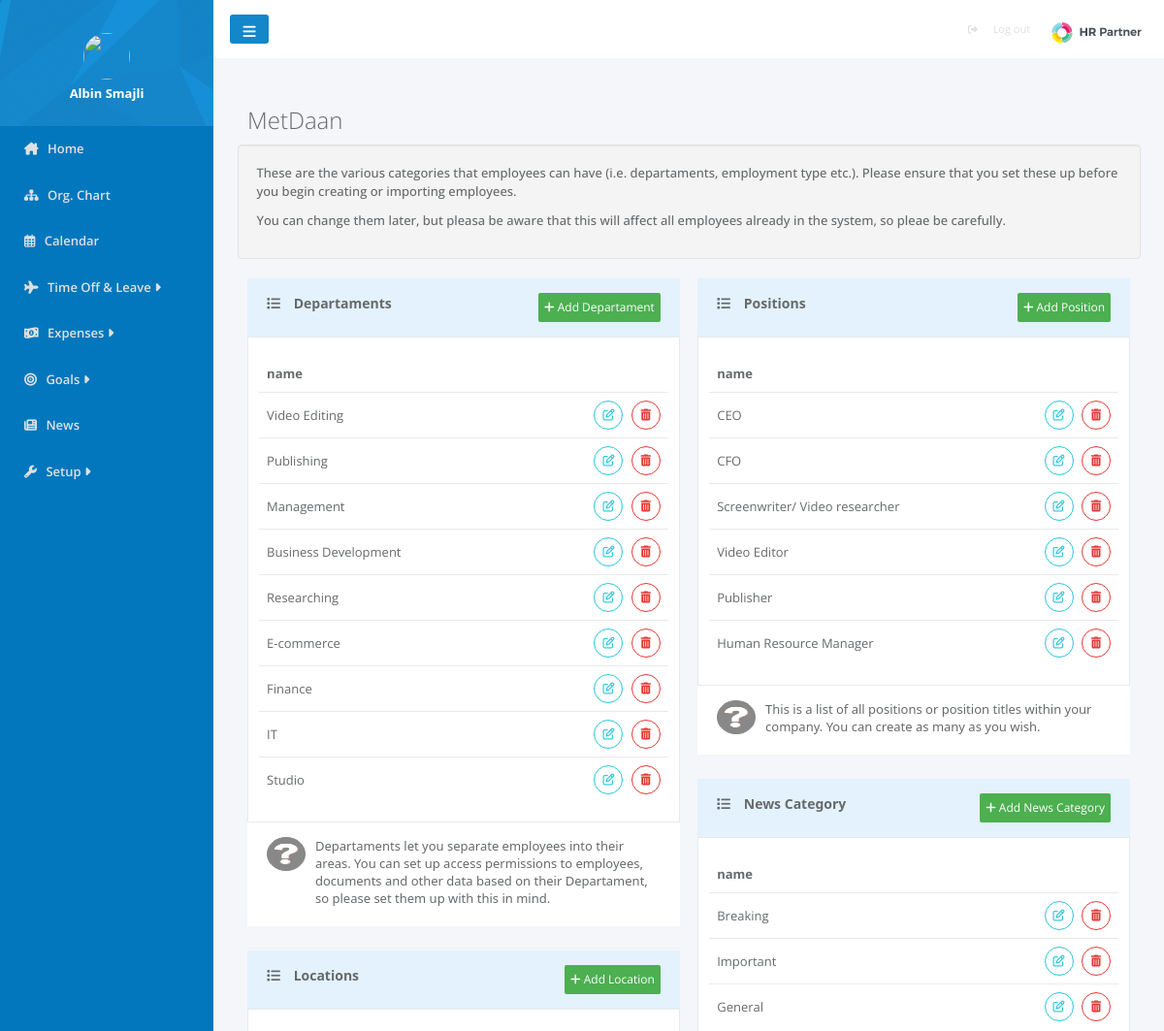
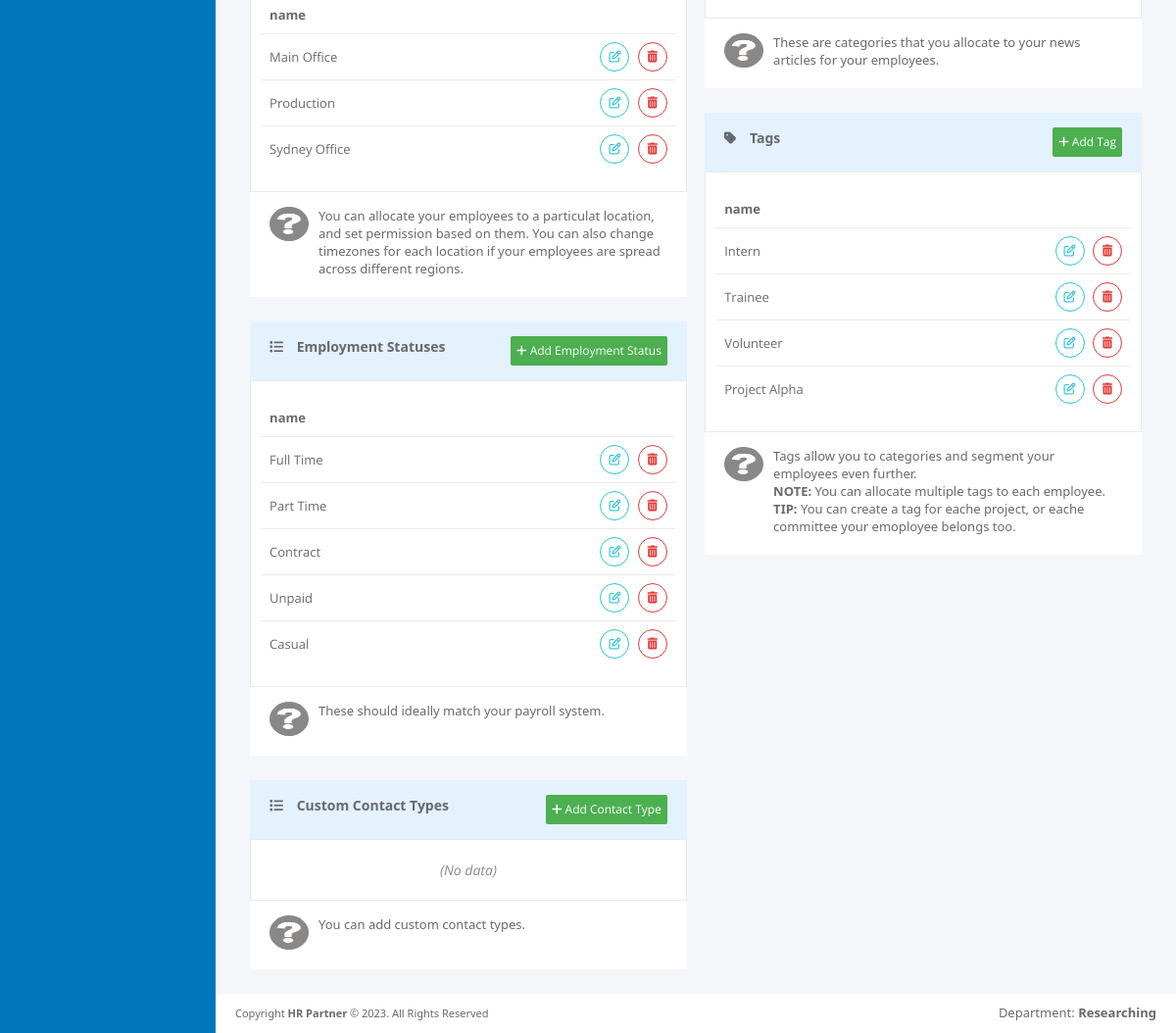
Screenshot of /pages/categories.php (signed in) with the database file from the repository (2 pictures, top to bottom).
### tables this page shows
CREATE TABLE `departament` (
  `departament_id` int(11) NOT NULL,
  `departament_name` varchar(100) NOT NULL,
  `company_id` int(11) NOT NULL
);

CREATE TABLE `locations` (
  `location_id` int(11) NOT NULL,
  `location_name` varchar(200) NOT NULL,
  `country` varchar(200) NOT NULL,
  `timezone` varchar(500) NOT NULL,
  `company_id` int(11) NOT NULL
);

CREATE TABLE `employmentstatuses` (
  `employmentstatus_id` int(11) NOT NULL,
  `employmentstatus_name` varchar(200) NOT NULL,
  `company_id` int(11) NOT NULL
);

CREATE TABLE `position` (
  `position_id` int(11) NOT NULL,
  `position_name` varchar(100) NOT NULL,
  `company_id` int(11) NOT NULL
);

CREATE TABLE `newscategories` (
  `newscategory_id` int(11) NOT NULL,
  `newscategory_name` varchar(200) NOT NULL,
  `company_id` int(11) NOT NULL
);

CREATE TABLE `tags` (
  `tag_id` int(11) NOT NULL,
  `tag_name` varchar(200) NOT NULL,
  `company_id` int(11) NOT NULL
);

### pages/categories.php (the view, shortened to what the rows shown need)
<?php
include './categoriesLogic.php'
    ?>
<html lang="en">
<head>
    <link rel="stylesheet" href="../css/categories.css">
    <link href="https://cdn.jsdelivr.net/npm/bootstrap@5.3.1/dist/css/bootstrap.min.css" rel="stylesheet"
>
</head>
<body style="background-color: #F4F6FA;">
        <?php include '../template/adminSidebar.php' ?>
    <div class="content">
        <div class="authUserHead">
            <?php echo "<h2>" . $_SESSION['company_name'] . "</h2>"; ?>
        </div>
        <div class="categories">
            <div class="categories-left">
                <div class="categories-tables">
                    <div class="categories-tables-body">
                        <?php if (empty($departaments)) { ?>
                            <p class="NoData"><i> (No data) </i></p>
                        <?php } else { ?>
                        <table class="categories-table">
                            <thead>
                                <tr>
                                    <th>name</th>
                                </tr>
                            </thead>
                            <tbody>
                                <?php foreach ($departaments as $departament): ?>
                                    <tr>
                                        <td><?= $departament['departament_name'] ?></td>
                                        <td>
                                            <a data-bs-toggle="modal"
                                                data-bs-target="#editDepartamentModal<?= $departament['departament_id'] ?>"
                                                data-bs-whatever="@mdo" class="editCategory"> <i class="fa fa-edit"></i>
                                            </a>
                                            <a data-bs-toggle="modal"
                                                data-bs-target="#deleteDepartamentModal<?= $departament['departament_id'] ?>"
                                                data-bs-whatever="@mdo" class="deleteCategory"><i class="fa fa-trash"></i>
                                            </a>
                                        </td>
                                    </tr>
                                <?php endforeach; ?>
                            </tbody>
                        </table>
                        <?php } ?>
                    </div>
                </div>
                <div class="categories-tables">
                    <div class="categories-tables-body">
                        <?php if (empty($locations)) { ?>
                            <p class="NoData"><i> (No data) </i></p>
                        <?php } else { ?>
                        <table class="categories-table">
                            <thead>
                                <tr>
                                    <th>name</th>
                                </tr>
                            </thead>
                            <tbody>
                                <?php foreach ($locations as $location): ?>
                                    <tr>
                                        <td><?= $location['location_name'] ?></td>
                                        <td>
                                            <a data-bs-toggle="modal"
                                                data-bs-target="#editLocationModal<?= $location['location_id'] ?>"
                                                data-bs-whatever="@mdo" class="editCategory"> <i class="fa fa-edit"></i>
                                            </a>
                                            <a data-bs-toggle="modal"
                                                data-bs-target="#deleteLocationModal<?= $location['location_id'] ?>"
                                                data-bs-whatever="@mdo" class="deleteCategory"> <i
                                                    class="fa fa-trash"></i></a>
                                        </td>
                                    </tr>
                                <?php endforeach; ?>
                            </tbody>
                        </table>
                        <?php } ?>
                    </div>
                </div>
                <div class="categories-tables">
                    <div class="categories-tables-body">
                        <?php if (empty($employmentStatuses)) { ?>
                            <p class="NoData"><i> (No data) </i></p>
                        <?php } else { ?>
                        <table class="categories-table">
                            <thead>
                                <tr>
                                    <th>name</th>
                                </tr>
                            </thead>
                            <tbody>
                                <?php foreach ($employmentStatuses as $empStatus): ?>
                                    <tr>
                                        <td><?= $empStatus['employmentstatus_name'] ?></td>
                                        <td>
                                            <a data-bs-toggle="modal"
                                                data-bs-target="#editEmploymentStatusesModal<?= $empStatus['employmentstatus_id'] ?>"
                                                data-bs-whatever="@mdo" class="editCategory"> <i class="fa fa-edit"></i>
                                            </a>
                                            <a data-bs-toggle="modal"
                                                data-bs-target="#deleteEmploymentStatusesModal<?= $empStatus['employmentstatus_id'] ?>"
                                                data-bs-whatever="@mdo" class="deleteCategory"> <i
                                                    class="fa fa-trash"></i></a>
                                        </td>
                                    </tr>
                                <?php endforeach; ?>
                            </tbody>
                        </table>
                        <?php } ?>
                    </div>
                </div>
            </div>
            <div class="categories-right">
                <div class="categories-tables">
                    <div class="categories-tables-body">
                         <?php if (empty($positions)) { ?>
                            <p class="NoData"><i> (No data) </i></p>
                        <?php } else { ?>
                        <table class="categories-table">
                            <thead>
                                <tr>
                                    <th>name</th>
                                </tr>
                            </thead>
                            <tbody>
                                <?php foreach ($positions as $position): ?>
                                    <tr>
                                        <td><?= $position['position_name'] ?></td>
                                        <td>
                                            <a data-bs-toggle="modal"
                                                data-bs-target="#editPositionModal<?= $position['position_id'] ?>"
                                                data-bs-whatever="@mdo" class="editCategory"> <i class="fa fa-edit"></i>
                                            </a>
                                            <a data-bs-toggle="modal"
                                                data-bs-target="#deletePositionModal<?= $position['position_id'] ?>"
                                                data-bs-whatever="@mdo" class="deleteCategory"> <i
                                                    class="fa fa-trash"></i></a>
                                        </td>
                                    </tr>
                                <?php endforeach; ?>
                            </tbody>
                        </table>
                        <?php } ?>
                    </div>
                </div>
                <div class="categories-tables">
                    <div class="categories-tables-body">
                         <?php if (empty($NewsCategories)) { ?>
                            <p class="NoData"><i> (No data) </i></p>
                        <?php } else { ?>
                        <table class="categories-table">
                            <thead>
                                <tr>
                                    <th>name</th>
                                </tr>
                            </thead>
                            <tbody>
                                <?php foreach ($NewsCategories as $NewsCategory): ?>
                                    <tr>
                                        <td><?= $NewsCategory['newscategory_name'] ?></td>
                                        <td>
                                            <a data-bs-toggle="modal"
                                                data-bs-target="#editNewsCategoriesModal<?= $NewsCategory['newscategory_id'] ?>"
                                                data-bs-whatever="@mdo" class="editCategory"> <i class="fa fa-edit"></i>
                                            </a>
                                            <a data-bs-toggle="modal"
                                                data-bs-target="#deleteNewsCategoriesModal<?= $NewsCategory['newscategory_id'] ?>"
                                                data-bs-whatever="@mdo" class="deleteCategory"> <i
                                                    class="fa fa-trash"></i></a>
                                        </td>
                                    </tr>
                                <?php endforeach; ?>
                            </tbody>
                        </table>
                        <?php } ?>
                    </div>
                </div>
                <div class="categories-tables">
                    <div class="categories-tables-body">
                        <?php if (empty($tags)) { ?>
                            <p class="NoData"><i> (No data) </i></p>
                        <?php } else { ?>
                        <table class="categories-table">
                            <thead>
                                <tr>
                                    <th>name</th>
                                </tr>
                            </thead>
                            <tbody>
                                <?php foreach ($tags as $tag): ?>
                                    <tr>
                                        <td><?= $tag['tag_name'] ?></td>
                                        <td>
                                            <a data-bs-toggle="modal" data-bs-target="#editTagsModal<?= $tag['tag_id'] ?>"
                                                data-bs-whatever="@mdo" class="editCategory"> <i class="fa fa-edit"></i>
                                            </a>
                                            <a data-bs-toggle="modal" data-bs-target="#deleteTagsModal<?= $tag['tag_id'] ?>"
                                                data-bs-whatever="@mdo" class="deleteCategory"> <i
                                                    class="fa fa-trash"></i></a>
                                        </td>
                                    </tr>
                                <?php endforeach; ?>
                            </tbody>
                        </table>
                        <?php } ?>
                    </div>
                </div>
            </div>
        </div>
    </div>
</body>
</html>

### rows the page displays
departament: departament_name "Video Editing"
departament: departament_name "Publishing"
departament: departament_name "Management"
departament: departament_name "Business Development"
departament: departament_name "Researching"
departament: departament_name "E-commerce"
departament: departament_name "Finance"
departament: departament_name "IT"
departament: departament_name "Studio"
locations: location_name "Main Office"
locations: location_name "Production"
locations: location_name "Sydney Office"
employmentstatuses: employmentstatus_name "Full Time"
employmentstatuses: employmentstatus_name "Part Time"
employmentstatuses: employmentstatus_name "Contract"
employmentstatuses: employmentstatus_name "Unpaid"
employmentstatuses: employmentstatus_name "Casual"
position: position_name "CEO"
position: position_name "CFO"
position: position_name "Screenwriter/ Video researcher"
position: position_name "Video Editor"
position: position_name "Publisher"
position: position_name "Human Resource Manager"
newscategories: newscategory_name "Breaking"
newscategories: newscategory_name "Important"
newscategories: newscategory_name "General"
tags: tag_name "Intern"
tags: tag_name "Trainee"
tags: tag_name "Volunteer"
tags: tag_name "Project Alpha"

### other values shown
$userName "Albin Smajli"
$_SESSION['company_name'] "MetDaan"
$_SESSION['departament'] "Researching"
